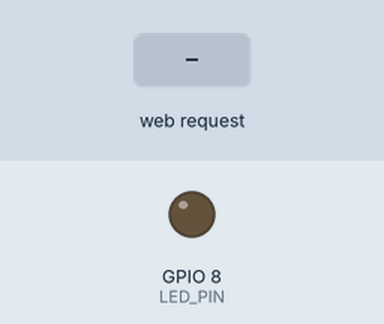
Simulated run of this sketch. Board: Seeed XIAO ESP32-C3. On the bench: output pins drawn as LEDs (lit = HIGH). The test bench sets the inputs (shaded band). WiFi joins after 1.5 s; servers stay silent unless stated; the local clock reads 2024-03-15 10:24:30 at power-on unless the sketch sets it; what the sketch prints to the serial monitor is not drawn.

Above: at 3.7 s.
3.8 s: HTTP request GET /toggle received
At 4.4 s:
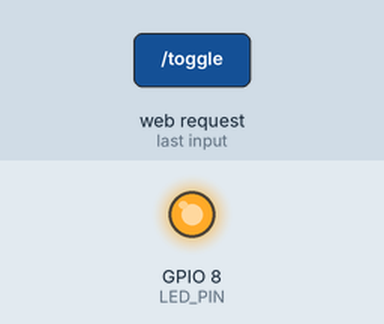
Timing chart, 0 to 6.8 s (numbered marks = the images above; inputs shaded):
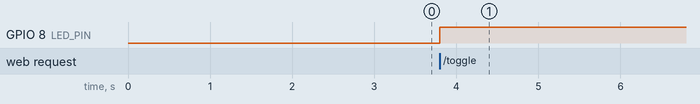

Measured:
- after the input at 3.8 s, GPIO 8 (LED_PIN): LOW → HIGH at once

The sketch:

DHT11andledcontrolwithwebserver.ino
```cpp
#include <WiFi.h>
#include <WebServer.h>
#include <DHT.h>
#include <time.h>
#include <ArduinoJson.h>

#define DHTPIN 10
#define DHTTYPE DHT11
#define LED_PIN 8

const char* ssid = "theinfoflux";
const char* password = "12345678";

WebServer server(80);
DHT dht(DHTPIN, DHTTYPE);

bool ledState = false;

void setup() {
  Serial.begin(115200);
  delay(1000);

  pinMode(LED_PIN, OUTPUT);
  digitalWrite(LED_PIN, LOW);

  dht.begin();

  WiFi.begin(ssid, password);
  while (WiFi.status() != WL_CONNECTED) {
    delay(500);
    Serial.print(".");
  }

  Serial.println("\nWiFi Connected");
  Serial.println(WiFi.localIP());

  configTime(5 * 3600, 0, "pool.ntp.org");

  server.on("/", handleRoot);
  server.on("/data", handleData);
  server.on("/toggle", handleToggle);

  server.begin();
}

void loop() {
  server.handleClient();
}

void handleRoot() {
  String page = R"====(
<!DOCTYPE html>
<html>
<head>
<meta charset="UTF-8">
<meta name="viewport" content="width=device-width, initial-scale=1">
<title>ESP32-C3 Dashboard</title>

<style>
body{
  margin:0;
  font-family:'Segoe UI', sans-serif;

  /* 🔵➡🟡 Dark blue to yellow gradient */
  background: linear-gradient(135deg, #0b1c2d, #FFD700);

  height:100vh;
  display:flex;
  justify-content:center;
  align-items:center;
}

.card{
  width:380px;
  padding:30px;
  border-radius:25px;
  background:#132f4c; /* dark blue card */
  box-shadow:0 20px 50px rgba(0,0,0,0.6);
  text-align:center;
  color:#fff;
}

h1{
  font-size:26px;
  margin-bottom:20px;
}

/* 🟡 Yellow data */
.data{
  font-size:24px;
  margin:12px 0;
  font-weight:bold;
  background:#FFD700;
  color:#000;
  border-radius:16px;
  padding:12px;
}

.time{
  font-size:20px;
  margin:15px 0;
  font-weight:600;
  background:#FFD700;
  color:#000;
  padding:10px;
  border-radius:14px;
}

/* Button */
.toggle{
  margin-top:20px;
  padding:16px;
  border-radius:50px;
  border:none;
  width:100%;
  font-size:18px;
  cursor:pointer;
  font-weight:700;
  transition:0.3s;
}

.toggle-on{
  background:linear-gradient(135deg,#00c853,#b2ff59);
  color:#000;
}

.toggle-off{
  background:linear-gradient(135deg,#d50000,#ff8a80);
  color:#fff;
}

.status{
  margin-top:12px;
  font-size:18px;
  font-weight:bold;
}

.footer{
  margin-top:18px;
  font-size:14px;
  opacity:0.85;
}
</style>
</head>

<body>
<div class="card">
  <h1>ESP32-C3 SMART PANEL</h1>

  <div class="data" id="tempData">🌡 Temperature: -- °C</div>
  <div class="data" id="humData">💧 Humidity: -- %</div>
  <div class="time" id="time">Loading...</div>

  <button class="toggle toggle-off" id="ledButton" onclick="toggleLED()">Toggle LED</button>
  <div class="status" id="ledStatus">LED: --</div>

  <div class="footer">Powered by XIAO ESP32-C3</div>
</div>

<script>
function loadData(){
  fetch('/data')
  .then(r => r.json())
  .then(d => {
    document.getElementById('tempData').innerHTML =
      "🌡 Temperature: " + d.temp + " °C";
    document.getElementById('humData').innerHTML =
      "💧 Humidity: " + d.hum + " %";
    document.getElementById('time').innerHTML = d.time;

    let btn = document.getElementById('ledButton');
    let status = document.getElementById('ledStatus');

    if(d.led){
      btn.className = "toggle toggle-on";
      status.innerHTML = "LED: ON 🔥";
    } else {
      btn.className = "toggle toggle-off";
      status.innerHTML = "LED: OFF ❄️";
    }
  });
}

function toggleLED(){
  fetch('/toggle').then(()=>loadData());
}

setInterval(loadData,1000);
loadData();
</script>
</body>
</html>
)====";

  server.send(200, "text/html", page);
}

void handleData() {
  float t = dht.readTemperature();
  float h = dht.readHumidity();

  struct tm timeinfo;
  getLocalTime(&timeinfo);
  char timeStr[30];
  strftime(timeStr, sizeof(timeStr), "%d %b %Y | %H:%M:%S", &timeinfo);

  StaticJsonDocument<200> doc;
  doc["temp"] = t;
  doc["hum"] = h;
  doc["time"] = timeStr;
  doc["led"] = ledState;

  String json;
  serializeJson(doc, json);

  server.send(200, "application/json; charset=UTF-8", json);
}

void handleToggle() {
  ledState = !ledState;
  digitalWrite(LED_PIN, ledState);
  server.send(200, "text/plain", "OK");
}
```
